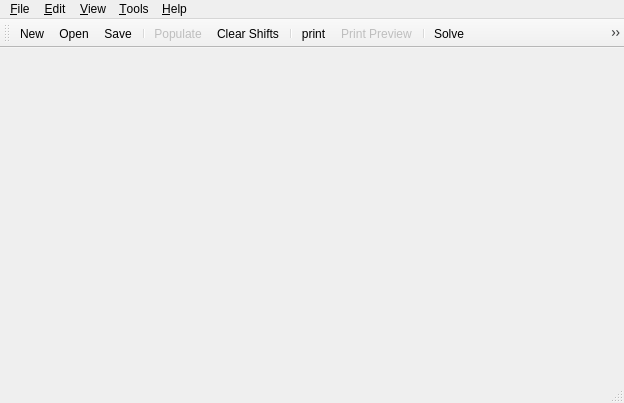
<?xml version="1.0" encoding="UTF-8"?>
<ui version="4.0">
 <class>MainWindow</class>
 <widget class="QMainWindow" name="MainWindow">
  <property name="geometry">
   <rect>
    <x>0</x>
    <y>0</y>
    <width>624</width>
    <height>403</height>
   </rect>
  </property>
  <property name="windowTitle">
   <string>MainWindow</string>
  </property>
  <property name="windowIcon">
   <iconset resource="resources.qrc">
    <normaloff>:/icons/app_icon</normaloff>:/icons/app_icon</iconset>
  </property>
  <widget class="QWidget" name="centralWidget"/>
  <widget class="QMenuBar" name="menuBar">
   <property name="geometry">
    <rect>
     <x>0</x>
     <y>0</y>
     <width>624</width>
     <height>21</height>
    </rect>
   </property>
   <widget class="QMenu" name="menu_File">
    <property name="title">
     <string>&amp;File</string>
    </property>
    <widget class="QMenu" name="menuExport">
     <property name="title">
      <string>Export to ...</string>
     </property>
     <addaction name="actionHtml"/>
    </widget>
    <addaction name="actionNew"/>
    <addaction name="actionOpen"/>
    <addaction name="actionSave"/>
    <addaction name="actionSave_As"/>
    <addaction name="separator"/>
    <addaction name="action_Populate"/>
    <addaction name="separator"/>
    <addaction name="menuExport"/>
    <addaction name="separator"/>
    <addaction name="actionprint"/>
    <addaction name="actionPrint_Preview"/>
    <addaction name="separator"/>
    <addaction name="actionExit"/>
   </widget>
   <widget class="QMenu" name="menu_Edit">
    <property name="title">
     <string>&amp;Edit</string>
    </property>
   </widget>
   <widget class="QMenu" name="menu_Tools">
    <property name="title">
     <string>&amp;Tools</string>
    </property>
    <addaction name="actionSolve"/>
    <addaction name="actionSwap_Shifts"/>
    <addaction name="actionRearrange_Employees_Shift"/>
    <addaction name="separator"/>
    <addaction name="actionSettings"/>
   </widget>
   <widget class="QMenu" name="menu_View">
    <property name="title">
     <string>&amp;View</string>
    </property>
    <addaction name="actionWeekly"/>
    <addaction name="actionStuff_Week"/>
    <addaction name="separator"/>
    <addaction name="actionBranches_Full_Name"/>
   </widget>
   <widget class="QMenu" name="menu_Help">
    <property name="title">
     <string>&amp;Help</string>
    </property>
    <addaction name="actionAbout"/>
    <addaction name="actionAbout_Qt"/>
   </widget>
   <addaction name="menu_File"/>
   <addaction name="menu_Edit"/>
   <addaction name="menu_View"/>
   <addaction name="menu_Tools"/>
   <addaction name="menu_Help"/>
  </widget>
  <widget class="QToolBar" name="mainToolBar">
   <attribute name="toolBarArea">
    <enum>TopToolBarArea</enum>
   </attribute>
   <attribute name="toolBarBreak">
    <bool>false</bool>
   </attribute>
   <addaction name="actionNew"/>
   <addaction name="actionOpen"/>
   <addaction name="actionSave"/>
   <addaction name="separator"/>
   <addaction name="action_Populate"/>
   <addaction name="actionClear_Shifts"/>
   <addaction name="separator"/>
   <addaction name="actionprint"/>
   <addaction name="actionPrint_Preview"/>
   <addaction name="separator"/>
   <addaction name="actionSolve"/>
   <addaction name="actionRearrange_Employees_Shift"/>
   <addaction name="actionPrepare"/>
   <addaction name="separator"/>
   <addaction name="actionWeekly"/>
   <addaction name="actionStuff_Week"/>
  </widget>
  <widget class="QStatusBar" name="statusBar"/>
  <action name="action_Populate">
   <property name="enabled">
    <bool>false</bool>
   </property>
   <property name="icon">
    <iconset resource="resources.qrc">
     <normaloff>:/icons/populate</normaloff>:/icons/populate</iconset>
   </property>
   <property name="text">
    <string>&amp;Populate</string>
   </property>
   <property name="toolTip">
    <string>Fill's table with initial values</string>
   </property>
  </action>
  <action name="actionClear_Shifts">
   <property name="icon">
    <iconset resource="resources.qrc">
     <normaloff>:/icons/edit_clear</normaloff>:/icons/edit_clear</iconset>
   </property>
   <property name="text">
    <string>Clear Shifts</string>
   </property>
  </action>
  <action name="actionprint">
   <property name="icon">
    <iconset resource="resources.qrc">
     <normaloff>:/icons/document-print</normaloff>:/icons/document-print</iconset>
   </property>
   <property name="text">
    <string>print</string>
   </property>
   <property name="toolTip">
    <string>Print's the current shifts table</string>
   </property>
   <property name="shortcut">
    <string>Ctrl+P</string>
   </property>
  </action>
  <action name="actionPrint_Preview">
   <property name="enabled">
    <bool>false</bool>
   </property>
   <property name="icon">
    <iconset resource="resources.qrc">
     <normaloff>:/icons/document-print-preview</normaloff>:/icons/document-print-preview</iconset>
   </property>
   <property name="text">
    <string>Print Preview</string>
   </property>
   <property name="toolTip">
    <string>Show how printed table will look like.</string>
   </property>
  </action>
  <action name="actionHtml">
   <property name="icon">
    <iconset resource="resources.qrc">
     <normaloff>:/icons/export</normaloff>:/icons/export</iconset>
   </property>
   <property name="text">
    <string>Html</string>
   </property>
   <property name="toolTip">
    <string>Export current table to Html document</string>
   </property>
  </action>
  <action name="actionSolve">
   <property name="icon">
    <iconset resource="resources.qrc">
     <normaloff>:/icons/solve</normaloff>:/icons/solve</iconset>
   </property>
   <property name="text">
    <string>Solve</string>
   </property>
   <property name="toolTip">
    <string>Try to find the optimal shifts solution.</string>
   </property>
  </action>
  <action name="actionNew">
   <property name="icon">
    <iconset resource="resources.qrc">
     <normaloff>:/icons/doc_new</normaloff>:/icons/doc_new</iconset>
   </property>
   <property name="text">
    <string>New</string>
   </property>
   <property name="toolTip">
    <string>Create's new shifts table</string>
   </property>
   <property name="shortcut">
    <string>Ctrl+N</string>
   </property>
  </action>
  <action name="actionSave">
   <property name="icon">
    <iconset resource="resources.qrc">
     <normaloff>:/icons/doc_save</normaloff>:/icons/doc_save</iconset>
   </property>
   <property name="text">
    <string>Save</string>
   </property>
   <property name="toolTip">
    <string>Save's shifts table to file</string>
   </property>
   <property name="shortcut">
    <string>Ctrl+S</string>
   </property>
  </action>
  <action name="actionSave_As">
   <property name="icon">
    <iconset resource="resources.qrc">
     <normaloff>:/icons/doc_save_as</normaloff>:/icons/doc_save_as</iconset>
   </property>
   <property name="text">
    <string>Save As...</string>
   </property>
   <property name="toolTip">
    <string>Save's shifts table with different name</string>
   </property>
  </action>
  <action name="actionOpen">
   <property name="icon">
    <iconset resource="resources.qrc">
     <normaloff>:/icons/doc_open</normaloff>:/icons/doc_open</iconset>
   </property>
   <property name="text">
    <string>Open...</string>
   </property>
   <property name="toolTip">
    <string>Open Shifts table from file</string>
   </property>
   <property name="shortcut">
    <string>Ctrl+O</string>
   </property>
  </action>
  <action name="actionSwap_Shifts">
   <property name="icon">
    <iconset resource="resources.qrc">
     <normaloff>:/icons/swap_shifts</normaloff>:/icons/swap_shifts</iconset>
   </property>
   <property name="text">
    <string>Swap Shifts</string>
   </property>
   <property name="toolTip">
    <string>Swap shifts types between items</string>
   </property>
  </action>
  <action name="actionRearrange_Employees_Shift">
   <property name="icon">
    <iconset resource="resources.qrc">
     <normaloff>:/icons/rearrange</normaloff>:/icons/rearrange</iconset>
   </property>
   <property name="text">
    <string>Rearrange Employees Shift</string>
   </property>
   <property name="toolTip">
    <string>Rearrange fuel employees shifts for better performance.</string>
   </property>
  </action>
  <action name="actionPrepare">
   <property name="enabled">
    <bool>false</bool>
   </property>
   <property name="icon">
    <iconset resource="resources.qrc">
     <normaloff>:/icons/doc_save_as</normaloff>:/icons/doc_save_as</iconset>
   </property>
   <property name="text">
    <string>Prepare</string>
   </property>
  </action>
  <action name="actionForce_Intermittent">
   <property name="text">
    <string>Force Intermittent</string>
   </property>
   <property name="toolTip">
    <string>Make the shift of the cells of type intermittent</string>
   </property>
  </action>
  <action name="actionWeekly">
   <property name="checkable">
    <bool>true</bool>
   </property>
   <property name="icon">
    <iconset resource="resources.qrc">
     <normaloff>:/icons/weekview</normaloff>:/icons/weekview</iconset>
   </property>
   <property name="text">
    <string>Weekly</string>
   </property>
   <property name="shortcut">
    <string>Ctrl+W</string>
   </property>
  </action>
  <action name="actionBranches_Full_Name">
   <property name="checkable">
    <bool>true</bool>
   </property>
   <property name="text">
    <string>Branches Full Name</string>
   </property>
   <property name="toolTip">
    <string>Show full name of the branches</string>
   </property>
  </action>
  <action name="actionSettings">
   <property name="icon">
    <iconset resource="resources.qrc">
     <normaloff>:/icons/settings</normaloff>:/icons/settings</iconset>
   </property>
   <property name="text">
    <string>Settings</string>
   </property>
   <property name="toolTip">
    <string>Configure QALShifts</string>
   </property>
  </action>
  <action name="actionExit">
   <property name="icon">
    <iconset resource="resources.qrc">
     <normaloff>:/icons/exit</normaloff>:/icons/exit</iconset>
   </property>
   <property name="text">
    <string>Exit</string>
   </property>
   <property name="toolTip">
    <string>Quit's the application</string>
   </property>
   <property name="shortcut">
    <string>Ctrl+Q</string>
   </property>
  </action>
  <action name="actionStuff_Week">
   <property name="checkable">
    <bool>true</bool>
   </property>
   <property name="icon">
    <iconset resource="resources.qrc">
     <normaloff>:/icons/stuff_week</normaloff>:/icons/stuff_week</iconset>
   </property>
   <property name="text">
    <string>Stuff Week</string>
   </property>
  </action>
  <action name="actionAbout">
   <property name="icon">
    <iconset resource="resources.qrc">
     <normaloff>:/icons/app_icon</normaloff>:/icons/app_icon</iconset>
   </property>
   <property name="text">
    <string>About ...</string>
   </property>
   <property name="toolTip">
    <string>Show information about application</string>
   </property>
  </action>
  <action name="actionAbout_Qt">
   <property name="text">
    <string>About Qt ...</string>
   </property>
  </action>
 </widget>
 <layoutdefault spacing="6" margin="11"/>
 <resources>
  <include location="resources.qrc"/>
 </resources>
 <connections/>
</ui>
